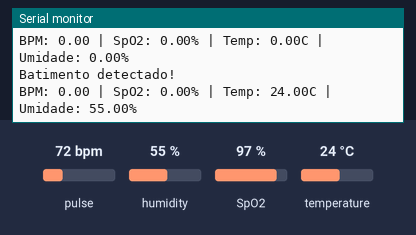
A sketch run on a simulated ESP32. Shown: the last lines printed to the serial monitor. The inputs (shaded band) are chosen by the test bench; at power-on: pulse 72 bpm, humidity 55 %, SpO2 97 %, temperature 24 °C. WiFi joins after 1.5 s; servers stay silent unless stated; no MQTT or app messages arrive unless stated.

Above: at 2.7 s.
2.8 s: pulse set to 42 bpm
At 7.4 s:
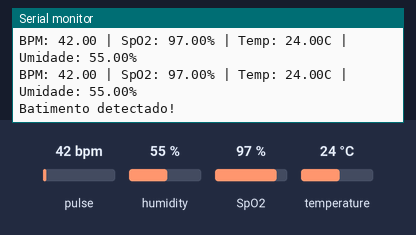
11.5 s: humidity set to 22 %
At 12.9 s:
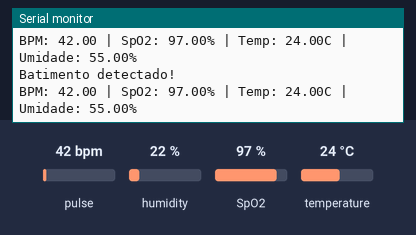
13.0 s: SpO2 set to 80 %
At 14.3 s:
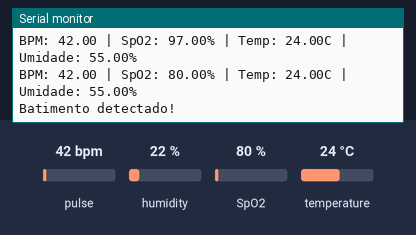
14.5 s: temperature set to 12 °C
At 15.1 s:
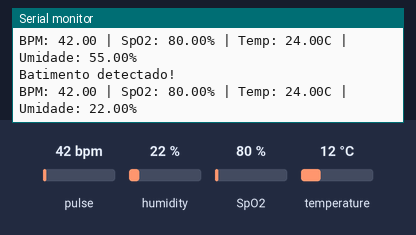
16.0 s: pulse set to 70 bpm
At 17.3 s:
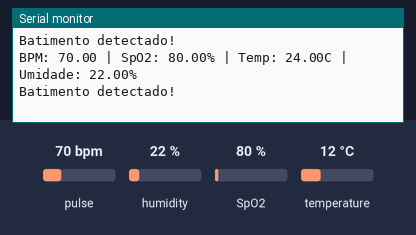
17.5 s: humidity set to 40 %
At 19.3 s:
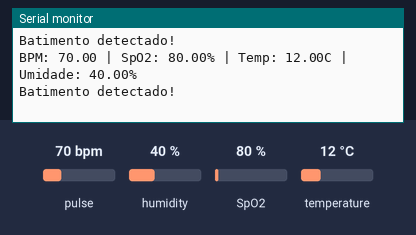
Timing chart, 0 to 20.0 s (numbered marks = the images above; inputs shaded):
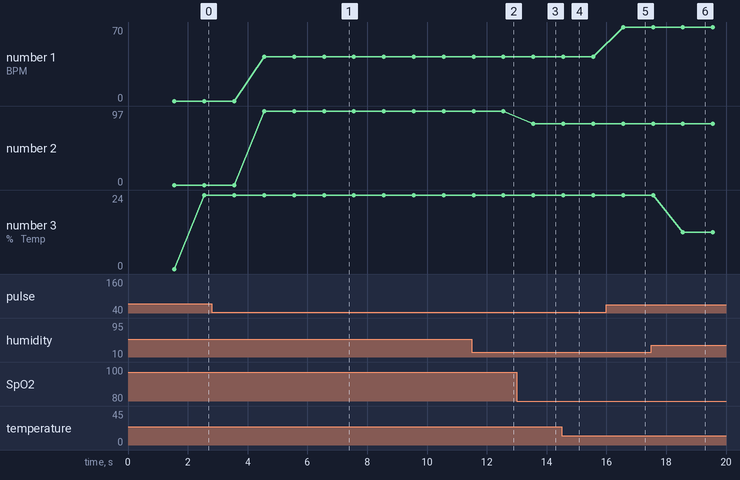

Measured:
- after the input at 2.8 s, the serial monitor: prints a new line after 1.8 s (image 1)
- after the input at 13.0 s, the serial monitor: prints a new line after 0.56 s (image 3)
- after the input at 16.0 s, the serial monitor: prints a new line after 0.56 s (image 5)
- after the input at 17.5 s, the serial monitor: prints a new line after 1.1 s (image 6)
- plotted number 1: 0 → 42 after the input at 2.8 s, 42 → 70 after the input at 16.0 s
- plotted number 2: 97 → 80 after the input at 13.0 s

The sketch:

C_digo_ArduinoIDE.ino
```cpp
#include <WiFi.h>
#include <WiFiClientSecure.h>
#include <PubSubClient.h>
#include <Wire.h>
#include <DHT.h>
#include <MAX30100_PulseOximeter.h>

// ===== WIFI =====
const char* ssid = "";
const char* password = "";

// ===== MQTT =====
const char* mqtt_server = "9ca03c36523a4fbaa8ffdfb128beef7b.s1.eu.hivemq.cloud";
const int mqtt_port = 8883;
const char* mqtt_user = "CarePlus";
const char* mqtt_password = "CarePlus321@";

const char* topic_bpm  = "careplus/bpm";
const char* topic_temp = "careplus/temp";

// ===== DHT11 =====
#define DHT_PIN 4
#define DHT_TYPE DHT11
DHT dht(DHT_PIN, DHT_TYPE);

// ===== MAX30100 =====
PulseOximeter pox;
#define REPORTING_PERIOD_MS 1000

WiFiClientSecure espClient;
PubSubClient client(espClient);

float bpm = 0;
float spo2 = 0;
float temperatura = 0;
float umidade = 0;

bool sensorOk = false;

unsigned long lastReport = 0;
unsigned long lastPublish = 0;
unsigned long lastDHT = 0;

void onBeatDetected() {
  Serial.println("Batimento detectado!");
}

void setupWifi() {
  Serial.print("Conectando WiFi");

  WiFi.begin(ssid, password);

  while (WiFi.status() != WL_CONNECTED) {
    delay(500);
    Serial.print(".");
  }

  Serial.println();
  Serial.println("WiFi conectado!");
}

void reconnectMQTT() {
  while (!client.connected()) {
    Serial.print("Conectando MQTT...");

    if (client.connect("ESP32_CarePlus", mqtt_user, mqtt_password)) {
      Serial.println("OK");
    } else {
      Serial.println("Falhou");
      delay(3000);
    }
  }
}

void lerDHT() {
  if (millis() - lastDHT >= 2000) {
    lastDHT = millis();

    float t = dht.readTemperature();
    float h = dht.readHumidity();

    if (!isnan(t)) temperatura = t;
    if (!isnan(h)) umidade = h;
  }
}

void setup() {
  Serial.begin(115200);

  Serial.println("CARE PLUS");

  dht.begin();

  Wire.begin(21, 22);

  Serial.println("Inicializando MAX30100...");

  if (!pox.begin()) {
    Serial.println("MAX30100 NAO ENCONTRADO");
    sensorOk = false;
  } else {
    Serial.println("MAX30100 OK");
    pox.setIRLedCurrent(MAX30100_LED_CURR_50MA);
    pox.setOnBeatDetectedCallback(onBeatDetected);
    sensorOk = true;
  }

  setupWifi();

  espClient.setInsecure();

  client.setServer(mqtt_server, mqtt_port);
}

void loop() {

  lerDHT();

  if (sensorOk) {
    pox.update();
  }

  if (!client.connected()) {
    reconnectMQTT();
  }

  client.loop();

  if (millis() - lastReport >= REPORTING_PERIOD_MS) {

    lastReport = millis();

    if (sensorOk) {
      bpm = pox.getHeartRate();
      spo2 = pox.getSpO2();
    }

    Serial.print("BPM: ");
    Serial.print(bpm);

    Serial.print(" | SpO2: ");
    Serial.print(spo2);

    Serial.print("% | Temp: ");
    Serial.print(temperatura);

    Serial.print("C | Umidade: ");
    Serial.print(umidade);

    Serial.println("%");
  }

  if (millis() - lastPublish >= 10000) {

    lastPublish = millis();

    String payloadBpm =
      "{\"batimentos\":" + String(bpm) +
      ",\"spo2\":" + String(spo2) + "}";

    String payloadTemp =
      "{\"temperatura\":" + String(temperatura) +
      ",\"umidade\":" + String(umidade) + "}";

    client.publish(topic_bpm, payloadBpm.c_str());
    client.publish(topic_temp, payloadTemp.c_str());

    Serial.println("Dados enviados MQTT");
  }
}
```
